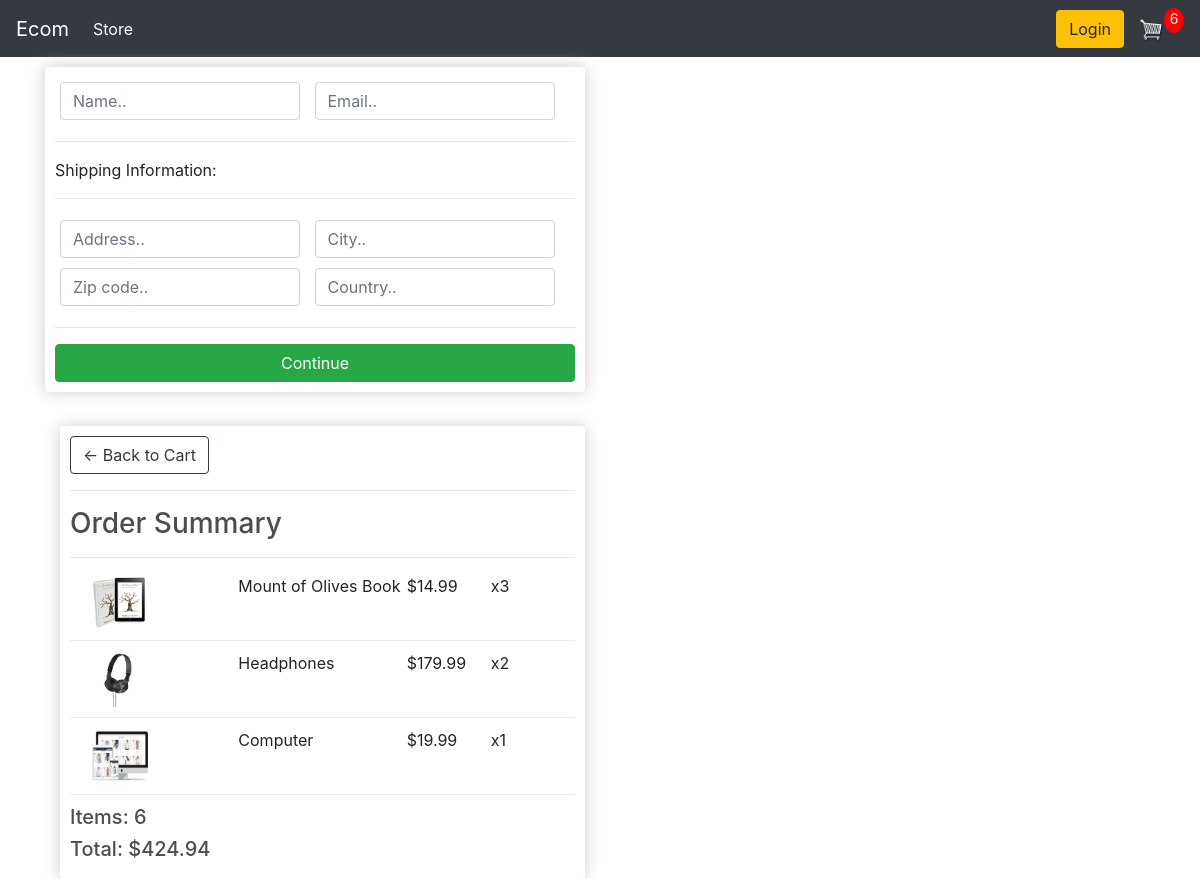
Before: /checkout/ (signed in) with the older database file.
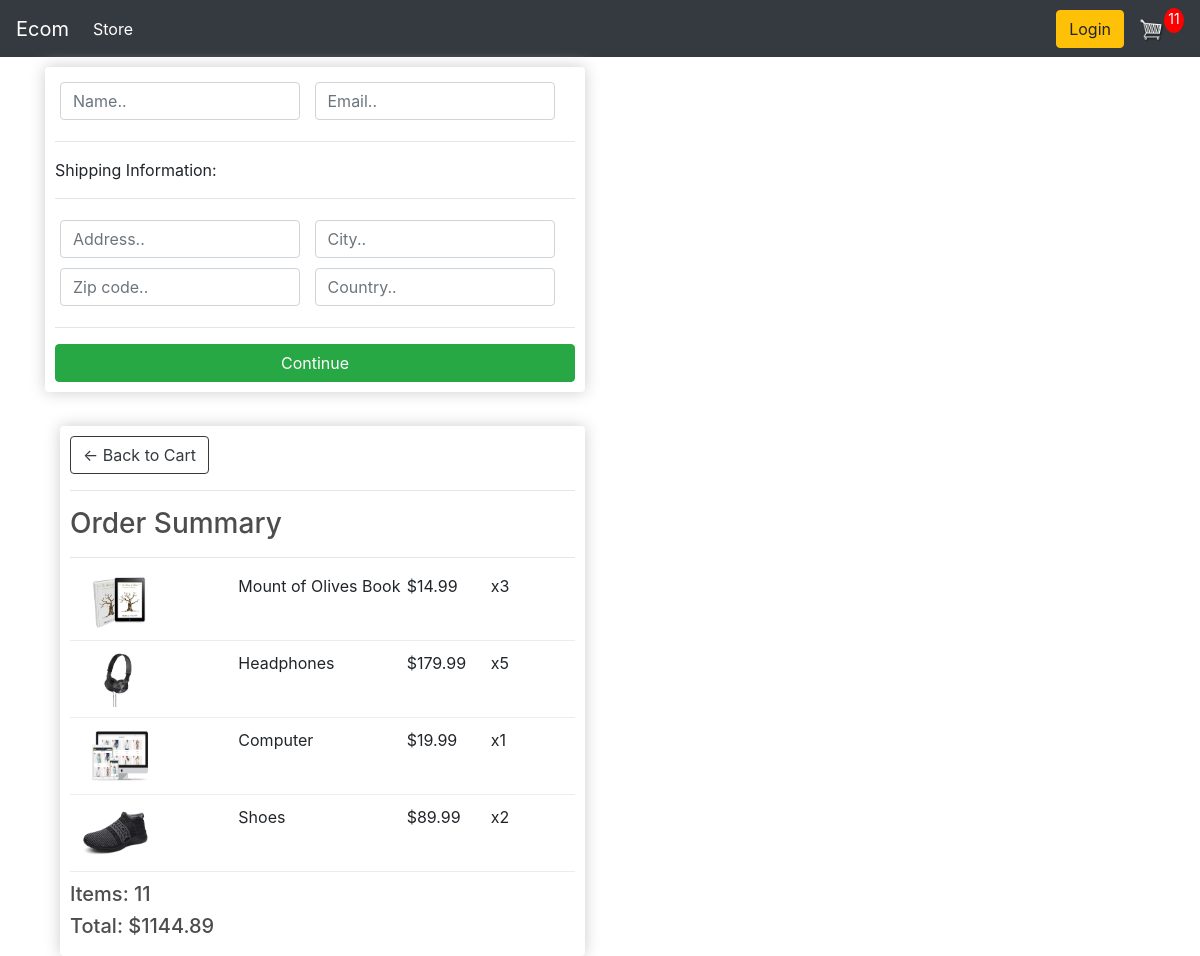
After: the same page with the newer database file.
### store/models.py (models this page shows, shortened)
class OrderItem(models.Model):
    product = models.ForeignKey(Product, on_delete=models.SET_NULL, null=True)
    order = models.ForeignKey(Order, on_delete=models.SET_NULL, null=True)
    quantity = models.IntegerField(default=0, null=True, blank=True)
    date_added = models.DateTimeField(auto_now_add=True)
    @property
    def get_total(self):
        total = self.product.price * self.quantity
        return total

class Product(models.Model):
    name = models.CharField(max_length=200)
    price = models.FloatField()
    digital = models.BooleanField(default=False, null=True, blank=True)
    image = models.ImageField(null=True, blank=True)
    @property
    def imageURL(self):
        try:
            url = self.image.url
        except:
            url = ''
        return url

class Order(models.Model):
    customer = models.ForeignKey(Customer, on_delete=models.SET_NULL, null=True, blank=True)
    date_ordered = models.DateTimeField(auto_now_add=True)
    complete = models.BooleanField(default=False)
    transaction_id = models.CharField(max_length=100, null=True)
    @property
    def shipping(self):
        shipping = False
        orderitems = self.orderitem_set.all()
        for i in orderitems:
            if i.product.digital == False:
                shipping = True
        return shipping
    @property
    def get_cart_total(self):
        orderitems = self.orderitem_set.all()
        total = sum([item.get_total for item in orderitems])
        return total
    @property
    def get_cart_items(self):
        orderitems = self.orderitem_set.all()
        total = sum([item.quantity for item in orderitems])
        return total

### store/views.py (the view)
# urls.py: path('checkout/', views.checkout, name="checkout"),
def checkout(request):
    if request.user.is_authenticated:
        customer = request.user.customer
        order, created = Order.objects.get_or_create(customer = customer, complete=False )
        items = order.orderitem_set.all()
        cartItems = order.get_cart_items
    else:
        items = []
        order = {'get_cart_total':0,'get_cart_items':0,  'shipping':False}
        cartItems = order.get_cart_items
    context = {'items':items, 'order':order, 'cartItems':cartItems}
    return render(request, "store/checkout.html", context)

### store/templates/store/checkout.html (shortened to what this page needs)
{% extends 'store/main.html' %}
{% load static %}
{% block content %}
    <div class="row">
        <div class="col-lg-6">
            <div class="box-element" id="form-wrapper">
                <form id="form">
                    <div id="user-info">
                        <div class="form-field">
                            <input required class="form-control" type="text" name="name" placeholder="Name..">
                        </div>
                        <div class="form-field">
                            <input required class="form-control" type="email" name="email" placeholder="Email..">
                        </div>
                    </div>
                    <div id="shipping-info">
                        <hr>
                        <p>Shipping Information:</p>
                        <hr>
                        <div class="form-field">
                            <input class="form-control" type="text" name="address" placeholder="Address..">
                        </div>
                        <div class="form-field">
                            <input class="form-control" type="text" name="city" placeholder="City..">
                        </div>
                        <div class="form-field">
                            <input class="form-control" type="text" name="zipcode" placeholder="Zip code..">
                        </div>
                        <div class="form-field">
                            <input class="form-control" type="text" name="country" placeholder="Country..">
                        </div>
                    </div>
                    <hr>
                    <input id="form-button" class="btn btn-success btn-block" type="submit" value="Continue">
                </form>
            </div>
            <br>
            </div>
        </div>
        <div class="col-lg-6">
            <div class="box-element">
                <a  class="btn btn-outline-dark" href="{% url 'cart' %}">&#x2190; Back to Cart</a>
                <hr>
                <h3>Order Summary</h3>
                <hr>
                 {% for item in items %}
                <div class="cart-row">
                    <div style="flex:2"><img class="row-image" src="{{item.product.imageURL}}"></div>
                    <div style="flex:2"><p>{{ item.product.name }}</p></div>
                    <div style="flex:1"><p>${{ item.product.price }}</p></div>
                    <div style="flex:1"><p>x{{ item.quantity }}</p></div>
                </div>
                {% endfor %}
                <h5>Items: {{ order.get_cart_items }}</h5>
                <h5>Total:   ${{ order.get_cart_total|floatformat:2 }}</h5>
            </div>
        </div>
    </div>
{% endblock content %}

Changed rows visible on the page:
changed OrderItem "Headphones": quantity "2" → "5"
added OrderItem: product.imageURL (picture), product.name "Shoes", product.price "89.99", quantity "2"
changed through a linked row, Order: get_cart_items "6" → "11"; get_cart_total "424.94" → "1144.89"
Other visible differences:
{{ cartItems }}: "6" → "11"
